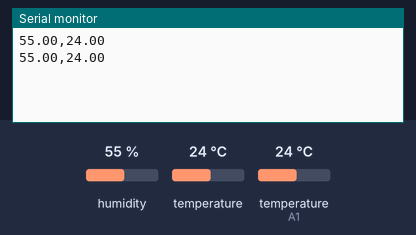
The sketch below on a simulated Arduino Uno, built with avr-gcc and run on an emulated ATmega328P. Shown: the last lines printed to the serial monitor. Inputs (shaded band) come from the test bench; at power-on: humidity 55 %, temperature (sensor on A1) 24 °C, temperature 24 °C.

Above: at 10.8 s.
10.9 s: humidity set to 22 %
At 20.7 s:
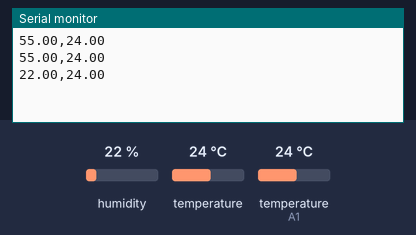
20.9 s: temperature (sensor on A1) set to 12 °C
At 30.7 s:
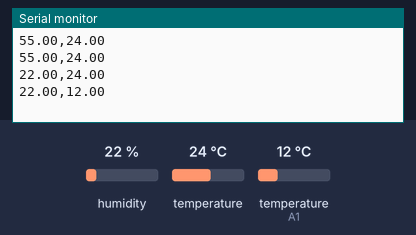
30.9 s: humidity set to 40 %
At 40.9 s:
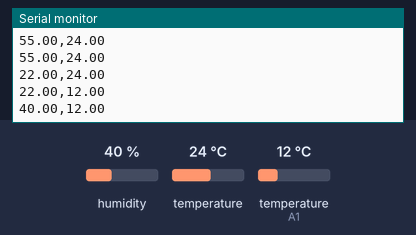
Timing chart, 0 to 42.4 s (numbered marks = the images above; inputs shaded):
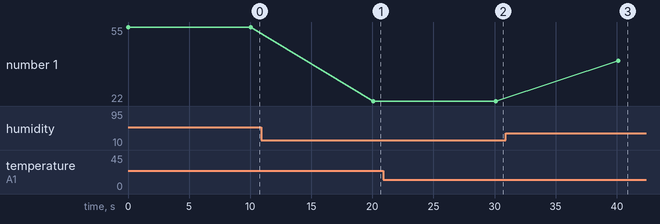

Measured:
- after the input at 10.9 s, the serial monitor: prints a new line after 9.2 s (image 1)
- after the input at 20.9 s, the serial monitor: prints a new line after 9.2 s (image 2)
- after the input at 30.9 s, the serial monitor: prints a new line after 9.2 s (image 3)
- plotted number 1: 55 → 22 after the input at 10.9 s, 22 → 40 after the input at 30.9 s

The sketch:

secao-3.3.ino
```cpp
// Seção 3.3 - Estação meteorológica

#include <DHT.h>
#include <Adafruit_BMP280.h>
// #include <Adafruit_Sensor.h>
// #include <Adafruit_I2CDevice.h>

Adafruit_BMP280 sensor_bmp;

float leitura_umidade;
float leitura_temperatura;

int pino_dados = A1;

DHT sensor_dht(pino_dados, DHT11);

void setup() {
  Serial.begin(9600);
  sensor_dht.begin();
  sensor_bmp.begin();

  sensor_bmp.setSampling(Adafruit_BMP280::MODE_NORMAL,
                           Adafruit_BMP280::SAMPLING_X2,
                           Adafruit_BMP280::SAMPLING_X16,
                           Adafruit_BMP280::FILTER_X16,
                           Adafruit_BMP280::STANDBY_MS_500);
}

void loop() {
  // Serial.print("Umidade (em porcentagem),Temperatura (Celsius)");

  leitura_umidade = sensor_dht.readHumidity();
  leitura_temperatura = sensor_dht.readTemperature();

  Serial.print(leitura_umidade);
  Serial.print(",");

  float temp_media = (leitura_temperatura + sensor_bmp.readTemperature())/2;
  Serial.print(leitura_temperatura);
  Serial.println();

  /*
  Serial.print("Pressao (Pa) = ");
  Serial.print(sensor_bmp.readPressure());
  Serial.println();

  float temp_media = (leitura_temperatura + sensor_bmp.readTemperature())/2;
  Serial.print("Temperatura (Celsius): ");
  Serial.print(temp_media);
  Serial.println();

  Serial.print("Pressao (Pa) = ");
  Serial.print(sensor_bmp.readPressure());
  Serial.println();
  */

  delay(10000);
}
```
